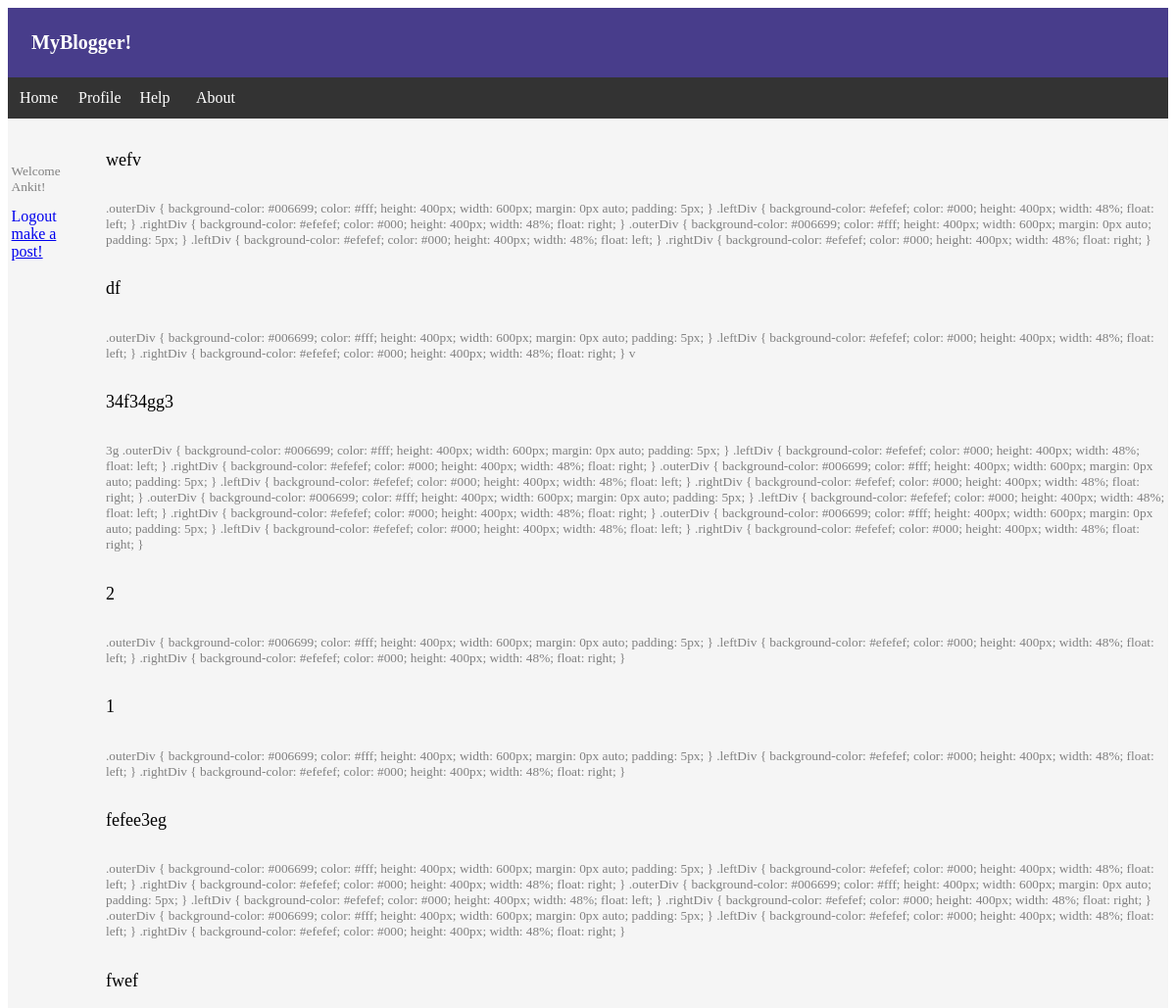
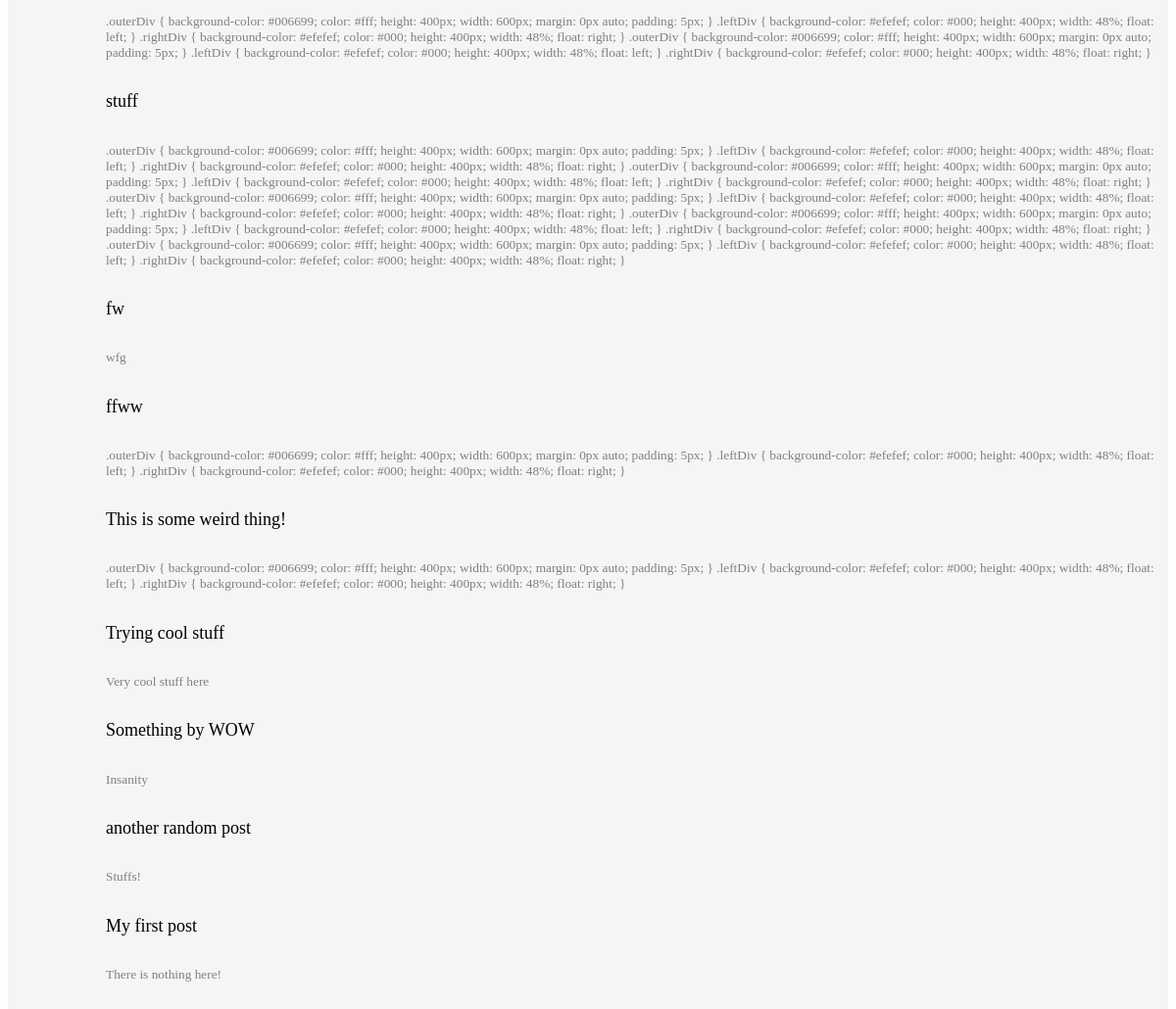
The app's page /blogger/ (signed in) with its own data (2 pictures, top to bottom).
### blogger/models.py (models this page shows, shortened)
class User(models.Model):
    username=models.CharField(max_length=200, unique=True)
    usermail=models.EmailField()
    userpassword=models.CharField(max_length=50)
    created_date=models.DateTimeField('Account Created')

class Topic(models.Model):
    user=models.ForeignKey(User,on_delete=models.CASCADE)
    topicname=models.CharField(max_length=200, unique=True)
    text=models.TextField()
    pub_date=models.DateTimeField('Date published')

### blogger/views.py (the view)
# urls.py: path('', views.home, name='home'),
def home(request):
    latest=Topic.objects.order_by('-pub_date')
    output=",".join([q.topicname for q in latest])
    template=loader.get_template('blogger/home.html')
    loginfo=request.session['is_logged']
    if loginfo == True:
        q=User.objects.get(pk=request.session['id'])
        loginfo=q.username
    context={
        'latest':latest, 'loginfo':loginfo
    }
    txt="<h1> Welcome to home page </h1> <br><main>Content will be added soon!</main>"
    return HttpResponse(template.render(context,request))

### blogger/templates/blogger/home.html (shortened to what this page needs)
{% load static %}
<!DOCTYPE html>
<html>
<link rel="stylesheet" href="{% static 'css/blogger.css' %}">
<body>
    <header>MyBlogger! </header>
    <ul id="menu">
        <li class="menuclass"><a class="menuitem" href="/blogger">Home</a></li>
        <li class="menuclass"><a class="menuitem" href="">Profile</a></li>
        <li class="menuclass"><a class="menuitem" href="">Help</a></li>
        <li class="menuclass"><a class="menuitem" href="">About</a></li>
    </ul>
    <div id="login">
        {% if loginfo == False %}
        <a class="log" href="/blogger/login">Login</a>
        <p>Login to make a post</p> {% else %}
        <p>Welcome {{loginfo}}! </p>
        <a class="log" href="/blogger/logout">Logout</a><br><a class="writepost" href="{% url 'makepost' %}">make a post!</a> {% endif %}
    </div>
    <div id="posts">
        {% if latest %}
        <ul id="postlist">
            {% for topic in latest %}
            <li><a class="allposts" href="/blogger/{{topic.id}}/">{{topic.topicname}}</a><br>
                <p>{{topic.text}}</p>
            </li><br> {% endfor %}
        </ul>
    </div>
    {% endif%}
</body>
</html>

### blogger/static/css/blogger.css (style rules this page uses)
p { font-size: smaller; color: grey; font-family: 'Lucida Sans'; }
header { font-size: 20px; padding-left: 2vw; padding-top: 2vw; padding-bottom: 2vw; background-color: darkslateblue; color: white; text-emphasis: bold; text-align: left; text-shadow: bisque; text-decoration-color: blue; font-weight: bolder; font-family: cursive; }
#posts { font-family: Verdana; padding-left: 5vw; padding-top: 1.3vw; list-style-type: none; background-color: whitesmoke; }
#postlist { list-style-type: none; }
.allposts { display: block; width: 40vw; text-decoration: none; text-shadow: aquamarine; color: black; font-size: large; }
#menu { list-style-type: none; margin: 0; padding: 0; overflow: hidden; background-color: #333; }
.menuclass { float: left; }
.menuitem { display: block; width: 3vw; color: white; text-align: center; padding: 1vw 1vw; text-decoration: none; }
#login { padding-top: 2.7vw; padding-left: 0.3vw; float: left; width: 4vw; list-style-type: none; position: relative; }
.log { list-style-type: none; text-decoration: none; }
.writepost { position: sticky; }

### records on screen
User: username "Ankit"
Topic: topicname "wefv", text ".outerDiv { background-color: #006699; color: #fff; height: 400px; width: 600px; margin: 0px auto; padding: 5px; } .leftDiv { background-color: #efefef; color: #000; height: 400px; width: 48%; float: left; } .rightDiv { background-color: #efefef; color: #000; height: 400px; width: 48%; float: right; } .outerDiv { background-color: #006699; color: #fff; height: 400px; width: 600px; margin: 0px auto; padding: 5px; } .leftDiv { background-color: #efefef; color: #000; height: 400px; width: 48%; float: left; } .rightDiv { background-color: #efefef; color: #000; height: 400px; width: 48%; float: right; }"
Topic: topicname "df", text ".outerDiv { background-color: #006699; color: #fff; height: 400px; width: 600px; margin: 0px auto; padding: 5px; } .leftDiv { background-color: #efefef; color: #000; height: 400px; width: 48%; float: left; } .rightDiv { background-color: #efefef; color: #000; height: 400px; width: 48%; float: right; } v"
Topic: topicname "34f34gg3", text "3g .outerDiv { background-color: #006699; color: #fff; height: 400px; width: 600px; margin: 0px auto; padding: 5px; } .leftDiv { background-color: #efefef; color: #000; height: 400px; width: 48%; float: left; } .rightDiv { background-color: #efefef; color: #000; height: 400px; width: 48%; float: right; } .outerDiv { background-color: #006699; color: #fff; height: 400px; width: 600px; margin: 0px auto; padding: 5px; } .leftDiv { background-color: #efefef; color: #000; height: 400px; width: 48%; float: left; } .rightDiv { background-color: #efefef; color: #000; height: 400px; width: 48%; float: right; } .outerDiv { background-color: #006699; color: #fff; height: 400px; width: 600px; margin:…"
Topic: topicname "2", text ".outerDiv { background-color: #006699; color: #fff; height: 400px; width: 600px; margin: 0px auto; padding: 5px; } .leftDiv { background-color: #efefef; color: #000; height: 400px; width: 48%; float: left; } .rightDiv { background-color: #efefef; color: #000; height: 400px; width: 48%; float: right; }"
Topic: topicname "1", text ".outerDiv { background-color: #006699; color: #fff; height: 400px; width: 600px; margin: 0px auto; padding: 5px; } .leftDiv { background-color: #efefef; color: #000; height: 400px; width: 48%; float: left; } .rightDiv { background-color: #efefef; color: #000; height: 400px; width: 48%; float: right; }"
Topic: topicname "fefee3eg", text ".outerDiv { background-color: #006699; color: #fff; height: 400px; width: 600px; margin: 0px auto; padding: 5px; } .leftDiv { background-color: #efefef; color: #000; height: 400px; width: 48%; float: left; } .rightDiv { background-color: #efefef; color: #000; height: 400px; width: 48%; float: right; } .outerDiv { background-color: #006699; color: #fff; height: 400px; width: 600px; margin: 0px auto; padding: 5px; } .leftDiv { background-color: #efefef; color: #000; height: 400px; width: 48%; float: left; } .rightDiv { background-color: #efefef; color: #000; height: 400px; width: 48%; float: right; } .outerDiv { background-color: #006699; color: #fff; height: 400px; width: 600px; margin: 0px…"
Topic: topicname "fwef", text ".outerDiv { background-color: #006699; color: #fff; height: 400px; width: 600px; margin: 0px auto; padding: 5px; } .leftDiv { background-color: #efefef; color: #000; height: 400px; width: 48%; float: left; } .rightDiv { background-color: #efefef; color: #000; height: 400px; width: 48%; float: right; } .outerDiv { background-color: #006699; color: #fff; height: 400px; width: 600px; margin: 0px auto; padding: 5px; } .leftDiv { background-color: #efefef; color: #000; height: 400px; width: 48%; float: left; } .rightDiv { background-color: #efefef; color: #000; height: 400px; width: 48%; float: right; }"
Topic: topicname "stuff", text ".outerDiv { background-color: #006699; color: #fff; height: 400px; width: 600px; margin: 0px auto; padding: 5px; } .leftDiv { background-color: #efefef; color: #000; height: 400px; width: 48%; float: left; } .rightDiv { background-color: #efefef; color: #000; height: 400px; width: 48%; float: right; } .outerDiv { background-color: #006699; color: #fff; height: 400px; width: 600px; margin: 0px auto; padding: 5px; } .leftDiv { background-color: #efefef; color: #000; height: 400px; width: 48%; float: left; } .rightDiv { background-color: #efefef; color: #000; height: 400px; width: 48%; float: right; } .outerDiv { background-color: #006699; color: #fff; height: 400px; width: 600px; margin: 0px…"
Topic: topicname "fw", text "wfg"
Topic: topicname "ffww", text ".outerDiv { background-color: #006699; color: #fff; height: 400px; width: 600px; margin: 0px auto; padding: 5px; } .leftDiv { background-color: #efefef; color: #000; height: 400px; width: 48%; float: left; } .rightDiv { background-color: #efefef; color: #000; height: 400px; width: 48%; float: right; }"
Topic: topicname "This is some weird thing!", text ".outerDiv { background-color: #006699; color: #fff; height: 400px; width: 600px; margin: 0px auto; padding: 5px; } .leftDiv { background-color: #efefef; color: #000; height: 400px; width: 48%; float: left; } .rightDiv { background-color: #efefef; color: #000; height: 400px; width: 48%; float: right; }"
Topic: topicname "Trying cool stuff", text "Very cool stuff here"
Topic: topicname "Something by WOW", text "Insanity"
Topic: topicname "another random post", text "Stuffs!"
Topic: topicname "My first post", text "There is nothing here!"
